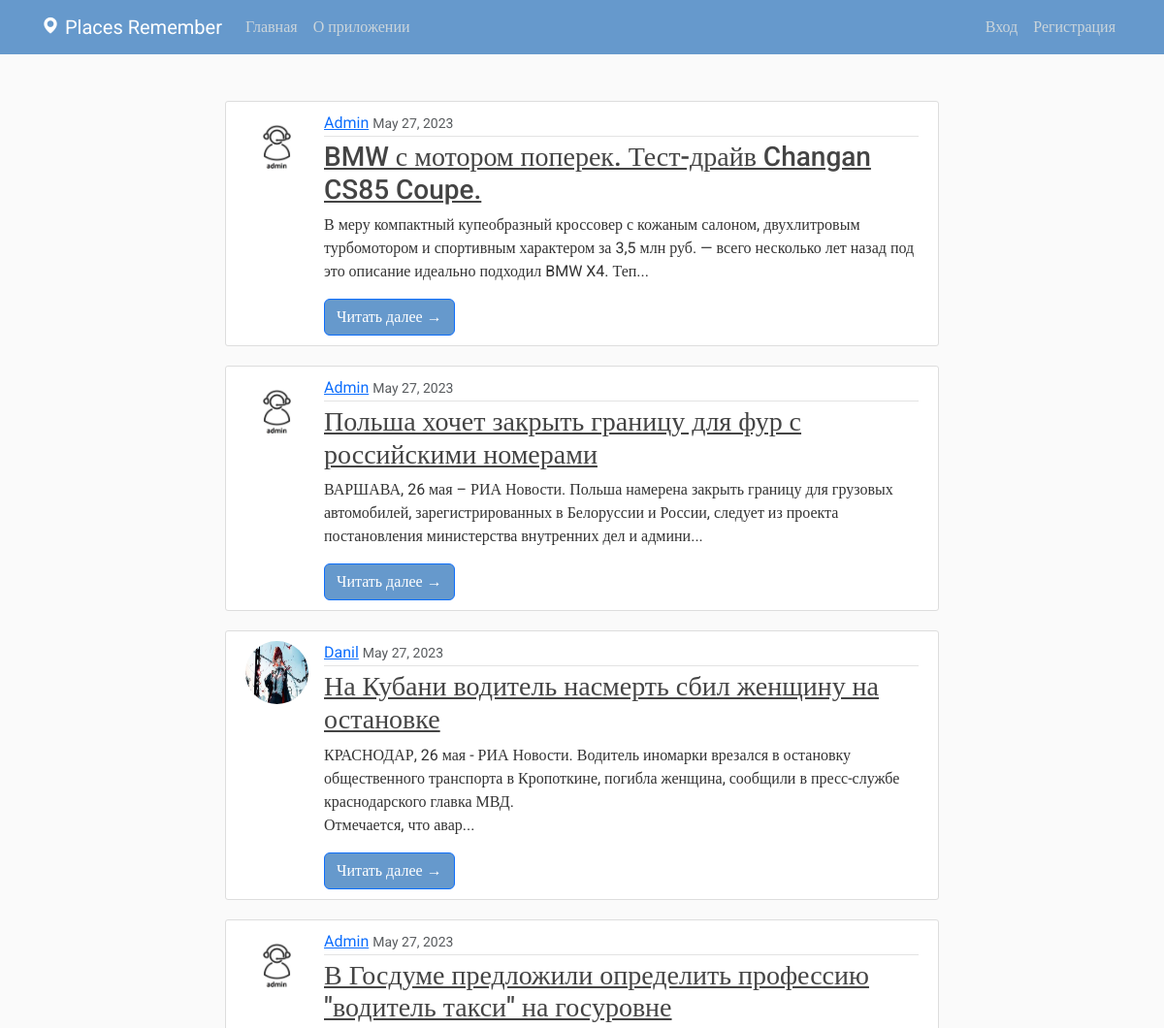
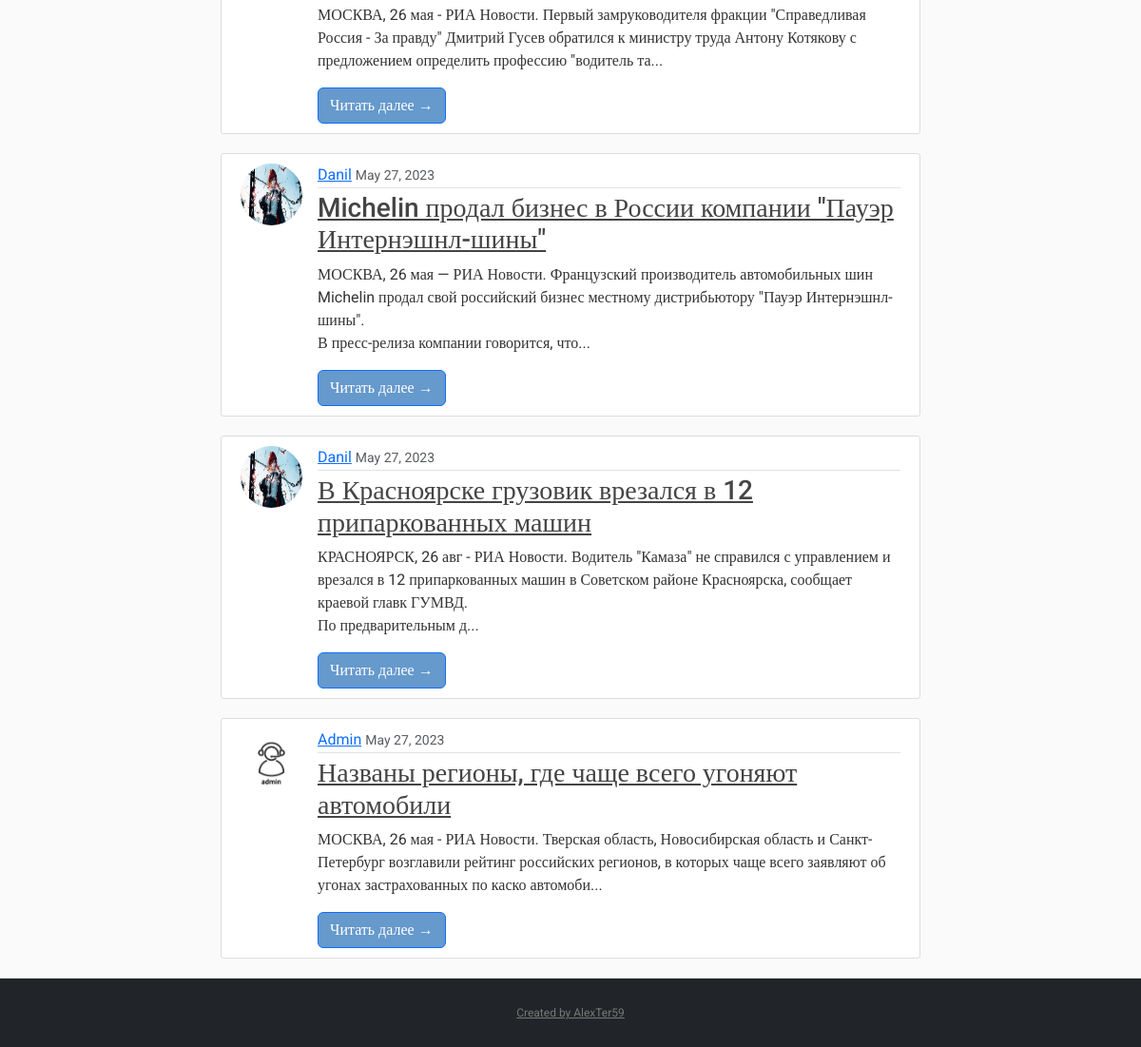
/home/, run on the app's committed database (2 pictures, top to bottom).
### blog/models.py (models this page shows, shortened)
class Post(models.Model):
    title = models.CharField('Заголовок', max_length=100)
    content = models.TextField('Описание')
    date_posted = models.DateTimeField(default=timezone.now)
    author = models.ForeignKey(User, on_delete=models.CASCADE)

### users/models.py (models this page shows, shortened)
class Profile(models.Model):
    user = models.OneToOneField(User, on_delete=models.CASCADE)
    image = models.ImageField('Аватар', default='default.jpg', upload_to='profile_pics')
    avatar = models.CharField(max_length=100, null=True, default='/media/default.jpg', verbose_name="Фото")

### blog/views.py (the view)
# urls.py: path('home/', views.home, name='blog-home'),
def home(request):
    context = {
        'posts': Post.objects.all
    }
    return render(request, 'blog/home.html', context)

### blog/templates/blog/home.html
﻿{% extends "blog/base.html" %}
{% block content %}
  {% for post in posts %}
    <article class="media content-section d-flex align-items-stretch">
      <img class="rounded-circle article-img" src="{{ post.author.profile.image.url }}">
        <div class="media-body">
          <div class="article-metadata">
            <a class="mr-2" href="{% url 'profile' %}">{{ post.author }}</a>
            <small class="text-muted">{{ post.date_posted|date:"F d, Y" }}</small>
          </div>
          <h3><a class="article-title" href="{% url 'post-detail' post.id %}">{{ post.title }}</a></h3>
          <p class="article-content">{{ post.content|safe|slice:"200" }}...</p>
          <div>
            <a href="{% url 'post-detail' post.id %}" class="btn btn-primary bg-blue">Читать далее &rarr;</a>
          </div>
        </div>
    </article>
  {% endfor %}
{% endblock content %}

### blog/static/blog/css/main.css (style rules this page uses)
﻿body, html { width:100%; height:100% }
body { margin:0; padding:0; background: #fafafa; color: #333333; margin-top: 5rem; font-family:Roboto; }
h1, h2, h3, h4, h5, h6 { color: #444444; }
.bg-blue { background-color: #6699cc; }
.content-section { background: #ffffff; padding: 10px 20px; border: 1px solid #dddddd; border-radius: 3px; margin-bottom: 20px; }
.article-title { color: #444444; }
.article-content { white-space: pre-line; }
.article-img { height: 65px; width: 65px; margin-right: 16px; }
.article-metadata { padding-bottom: 1px; margin-bottom: 4px; border-bottom: 1px solid #e3e3e3 }

### data on the page
Post: author.profile.image (picture), author "Admin", date_posted "May 27, 2023", title "BMW с мотором поперек. Тест-драйв Changan CS85 Coupe.", content "В меру компактный купеобразный кроссовер с кожаным салоном, двухлитровым турбомотором и спортивным характером за 3,5 млн руб. — всего несколько лет назад под это описание идеально подходил BMW X4. Теп"
Post: author.profile.image (picture), author "Admin", date_posted "May 27, 2023", title "Польша хочет закрыть границу для фур с российскими номерами", content "ВАРШАВА, 26 мая – РИА Новости. Польша намерена закрыть границу для грузовых автомобилей, зарегистрированных в Белоруссии и России, следует из проекта постановления министерства внутренних дел и админи"
Post: author.profile.image (picture), author "Danil", date_posted "May 27, 2023", title "На Кубани водитель насмерть сбил женщину на остановке", content "КРАСНОДАР, 26 мая - РИА Новости. Водитель иномарки врезался в остановку общественного транспорта в Кропоткине, погибла женщина, сообщили в пресс-службе краснодарского главка МВД. Отмечается, что авар"
Post: author.profile.image (picture), author "Admin", date_posted "May 27, 2023", title "В Госдуме предложили определить профессию \"водитель такси\" на госуровне", content "МОСКВА, 26 мая - РИА Новости. Первый замруководителя фракции \"Справедливая Россия - За правду\" Дмитрий Гусев обратился к министру труда Антону Котякову с предложением определить профессию \"водитель та"
Post: author.profile.image (picture), author "Danil", date_posted "May 27, 2023", title "Michelin продал бизнес в России компании \"Пауэр Интернэшнл-шины\"", content "МОСКВА, 26 мая — РИА Новости. Французский производитель автомобильных шин Michelin продал свой российский бизнес местному дистрибьютору \"Пауэр Интернэшнл-шины\". В пресс-релиза компании говорится, что"
Post: author.profile.image (picture), author "Danil", date_posted "May 27, 2023", title "В Красноярске грузовик врезался в 12 припаркованных машин", content "КРАСНОЯРСК, 26 авг - РИА Новости. Водитель \"Камаза\" не справился с управлением и врезался в 12 припаркованных машин в Советском районе Красноярска, сообщает краевой главк ГУМВД. По предварительным д"
Post: author.profile.image (picture), author "Admin", date_posted "May 27, 2023", title "Названы регионы, где чаще всего угоняют автомобили", content "МОСКВА, 26 мая - РИА Новости. Тверская область, Новосибирская область и Санкт-Петербург возглавили рейтинг российских регионов, в которых чаще всего заявляют об угонах застрахованных по каско автомоби"
